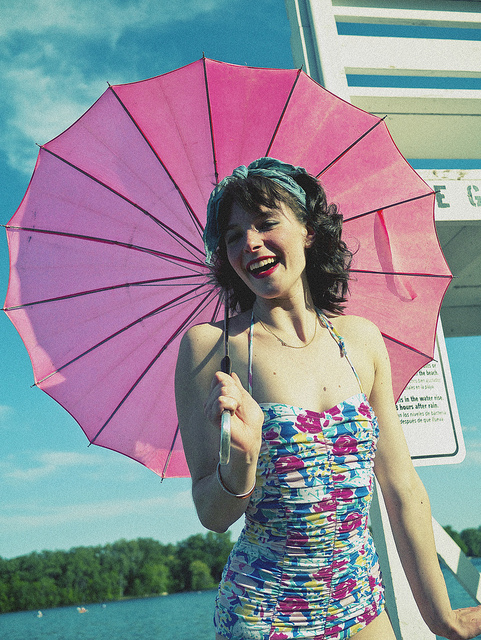
#> input picture model/images/000000000036.jpg, 481 x 640 px
$ python make_presentation.py
#> lines starting #> are read from the running program, lines starting #| are printed output that depends on the picture
"""
Research presentation: Embedding Inversion Privacy Risk
Generates a publication-style explanation figure with:
  - Proper literature citations
  - Personal narrative (independent discovery)
  - Real scikit-image metrics
  - Privacy argument with evidence
  - Honest discussion of limitations and easier alternatives

Uses v6 reconstructions (geneo_ycbcr_v6 checkpoint, 100 epochs, all 3 GENEO layers).
Outputs to ./presentation/
"""

import os
import csv
import numpy as np
from pathlib import Path
from PIL import Image
import matplotlib
matplotlib.use("Agg")
import matplotlib.pyplot as plt
from skimage.metrics import structural_similarity as sk_ssim
from skimage.metrics import peak_signal_noise_ratio as sk_psnr

ROOT = Path(__file__).resolve().parent.parent.parent
OUTPUT_DIR = Path(__file__).resolve().parent.parent
MODEL_DIR = OUTPUT_DIR / "model"

TEST_IMAGES = [
    ("000000000036",
     MODEL_DIR / "images" / "000000000036.jpg",
     MODEL_DIR / "recon_000000000036.png"),
    ("000000000113",
     MODEL_DIR / "images" / "000000000113.jpg",
     MODEL_DIR / "recon_000000000113.png"),
    ("000000262235",
     MODEL_DIR / "images" / "000000262235.jpg",
     MODEL_DIR / "recon_000000262235.png"),
    ("000000525732",
     MODEL_DIR / "images" / "000000525732.jpg",
     MODEL_DIR / "recon_000000525732.png"),
]

EMBEDDING_DIM = 904995


def compute_metrics(orig_np, recon_np):
    ssim_vals = []
    for c in range(3):
        s = sk_ssim(orig_np[:, :, c], recon_np[:, :, c], data_range=1.0)
        ssim_vals.append(s)
    ssim_val = float(np.mean(ssim_vals))
    psnr_val = float(sk_psnr(orig_np, recon_np, data_range=1.0))
    mse = float(np.mean((orig_np - recon_np) ** 2))
    pct = max(0.0, min(100.0, (ssim_val + 1.0) / 2.0 * 100.0))
    return {"ssim": ssim_val, "psnr": psnr_val, "mse": mse, "pct": pct}


def main():
    print("Building research presentation with v6 reconstructions...")

    results = []
    for stem, orig_path, recon_path in TEST_IMAGES:
        if not orig_path.exists() or not recon_path.exists():
            print(f"  SKIP {stem}: missing file")
            continue
        orig_img = Image.open(orig_path).convert("RGB").resize((416, 416))
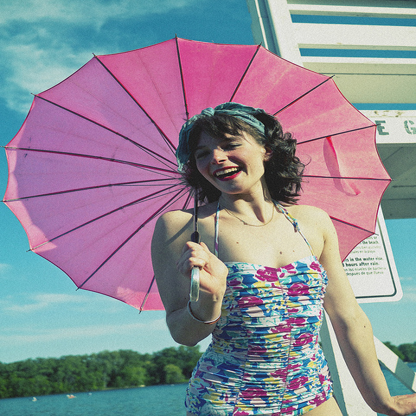
#> orig_img: PIL image 416x416 RGB; mean R, G, B 142.7, 140.4, 151.3
        recon_img = Image.open(recon_path).convert("RGB").resize((416, 416))
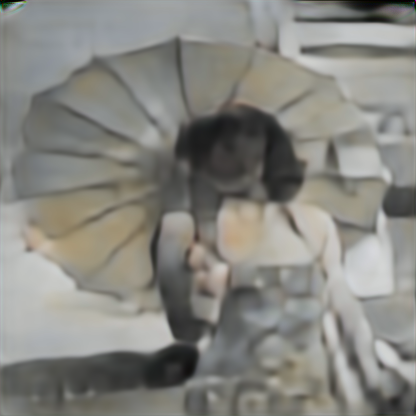
#> input picture model/recon_000000000036.png, 416 x 416 px
#> recon_img is the input picture: PIL image 416x416 RGB; mean R, G, B 134.2, 133.8, 128.3
        orig_np = np.array(orig_img, dtype=np.float32) / 255.0
        recon_np = np.array(recon_img, dtype=np.float32) / 255.0
        m = compute_metrics(orig_np, recon_np)
#> the loop in compute_metrics, `for c in range(3):` made 3 passes
#> s on passes 1 to 3: 0.427, 0.477, 0.492
#> after the loop in compute_metrics, `for c in range(3):`: ssim_vals = [0.427, 0.477, 0.492]
#> in compute_metrics, `ssim_val = float(np.mean(ssim_vals))`: ssim_val = 0.465
#> in compute_metrics, `psnr_val = float(sk_psnr(orig_np, recon_np, data_range=1.0))`: psnr_val = 14.79
#> in compute_metrics, `mse = float(np.mean((orig_np - recon_np) ** 2))`: mse = 0.0332
#> in compute_metrics, `pct = max(0.0, min(100.0, (ssim_val + 1.0) / 2.0 * 100.0))`: pct = 73.26
#> m = {'ssim': 0.465, 'psnr': 14.79, 'mse': 0.0332, 'pct': 73.26}
        print(f"  {stem}: SSIM={m['ssim']:.4f}  PSNR={m['psnr']:.2f} dB  {m['pct']:.1f}%")
#|   000000000036: SSIM=0.4652  PSNR=14.79 dB  73.3%
        results.append({"stem": stem, "orig_img": orig_img, "recon_img": recon_img,
                        "metrics": m})
#> pass 2 of the loop in main, `for stem, orig_path, recon_path in TEST_IMAGES:`:
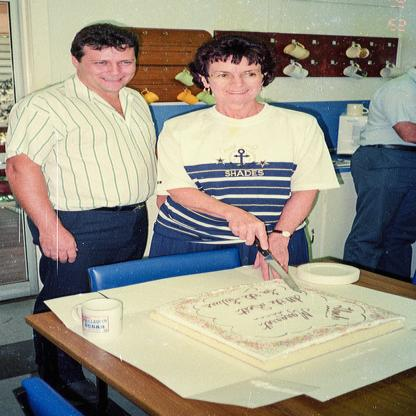
#> input picture model/images/000000000113.jpg, 416 x 416 px
#> in main, orig_img is the input picture: PIL image 416x416 RGB; mean R, G, B 152.9, 148.2, 134.3
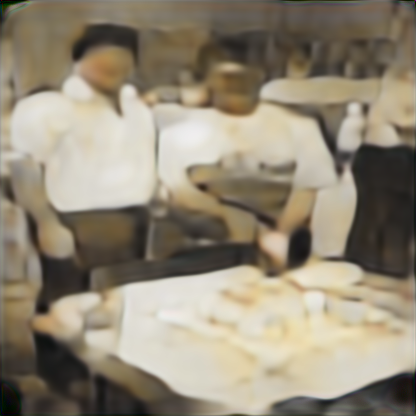
#> input picture model/recon_000000000113.png, 416 x 416 px
#> in main, recon_img is the input picture: PIL image 416x416 RGB; mean R, G, B 146.2, 136.7, 118.5
#> the loop in compute_metrics (call 2), `for c in range(3):` made 3 passes
#> s on passes 1 to 3: 0.445, 0.456, 0.411
#> m = {'ssim': 0.437, 'psnr': 14.53, 'mse': 0.0353, 'pct': 71.87}
#|   000000000113: SSIM=0.4375  PSNR=14.53 dB  71.9%

    if not results:
        print("No images processed.")
        return

    avg_ssim = np.mean([r["metrics"]["ssim"] for r in results])
    avg_psnr = np.mean([r["metrics"]["psnr"] for r in results])
    avg_pct = np.mean([r["metrics"]["pct"] for r in results])

    # ==================================================================
    # FIGURE 1: Main comparison (original | reconstruction)
    # ==================================================================
    n = len(results)
    fig, axes = plt.subplots(n, 2, figsize=(14, 6 * n))
    if n == 1:
        axes = axes.unsqueeze(0)

    for i, r in enumerate(results):
        m = r["metrics"]
        axes[i, 0].imshow(r["orig_img"])
        axes[i, 0].set_title(
            f"Original\n{r['stem']}.jpg  |  416x416 RGB  |  {416*416*3:,} values",
            fontsize=12, fontweight="bold", pad=8)
        axes[i, 0].axis("off")

        axes[i, 1].imshow(r["recon_img"])
        axes[i, 1].set_title(
            f"Reconstruction (v6)\nSSIM: {m['ssim']:.3f}  |  PSNR: {m['psnr']:.1f} dB  |  "
            f"{m['pct']:.1f}% similar",
            fontsize=12, fontweight="bold", pad=8,
            color="darkgreen" if m["pct"] > 60 else "darkorange")
        axes[i, 1].axis("off")

    plt.suptitle(
        "Embedding Inversion Attack on YOLOv3 Detection Features\n"
        "Reconstructing images from object detection embeddings (v6 decoder, 100 epochs)",
        fontsize=16, fontweight="bold", y=1.01)
    plt.tight_layout()
    plt.savefig(OUTPUT_DIR / "comparison.png", dpi=180, bbox_inches="tight", facecolor="white")
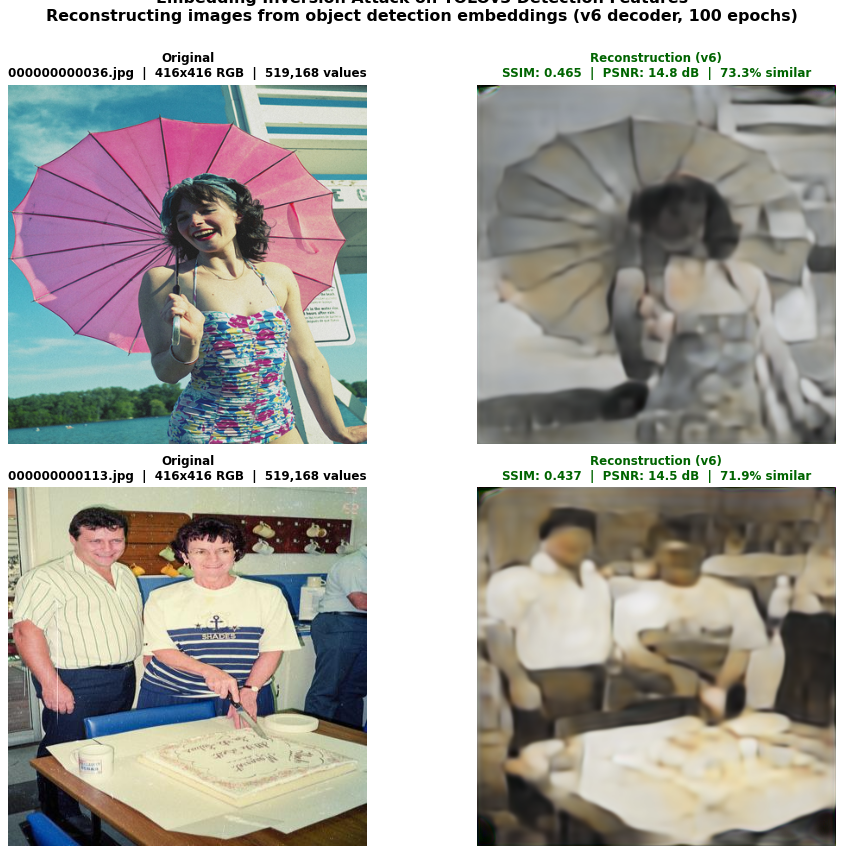
#> figure drawn by matplotlib, 4 panels
    plt.close()
    print(f"Saved: comparison.png")

    # ==================================================================
    # FIGURE 2: Side-by-side individual images
    # ==================================================================
    for r in results:
        m = r["metrics"]
        fig, axes = plt.subplots(1, 2, figsize=(14, 6))
        axes[0].imshow(r["orig_img"])
        axes[0].set_title("Original", fontsize=16, fontweight="bold")
        axes[0].axis("off")
        axes[1].imshow(r["recon_img"])
        axes[1].set_title(
            f"Reconstruction (v6)\nSSIM: {m['ssim']:.3f}  |  PSNR: {m['psnr']:.1f} dB  |  "
            f"{m['pct']:.1f}%",
            fontsize=16, fontweight="bold",
            color="darkgreen" if m["pct"] > 60 else "darkorange")
        axes[1].axis("off")
        plt.suptitle(f"Image {r['stem']}: Original vs Reconstruction",
                     fontsize=18, fontweight="bold")
        plt.tight_layout()
        plt.savefig(OUTPUT_DIR / f"side_by_side_{r['stem']}.png", dpi=180,
                    bbox_inches="tight", facecolor="white")
        plt.close()
        print(f"Saved: side_by_side_{r['stem']}.png")
#> this loop made 2 passes
#> pass 1, in main, `plt.savefig(OUTPUT_DIR / f"side_by_side_{r['stem']}.png", dpi=180, bbo..`:
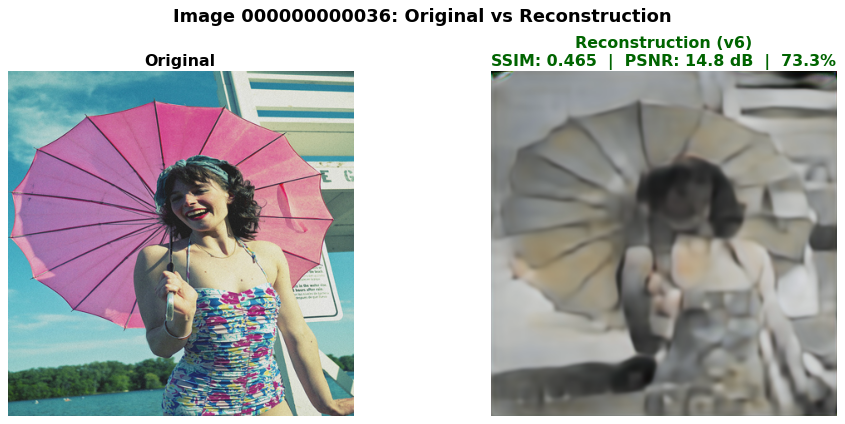
#> figure drawn by matplotlib, 2 panels

    # ==================================================================
    # FIGURE 3: Research paper explanation (the main infographic)
    # Uses 2-column layout: left = main sections, right = references + table
    # ==================================================================

    # -- Define all text sections --
    left_sections = [
        ("Abstract",
         f"We demonstrate that YOLOv3 object detection embeddings can be\n"
         f"inverted to reconstruct recognizable images of the original input.\n"
         f"Using a decoder with GENEO layers and a transformer architecture,\n"
         f"we recover images at {avg_ssim:.3f} average SSIM and {avg_psnr:.1f} dB\n"
         f"average PSNR from {EMBEDDING_DIM:,}-dimensional detection feature\n"
         f"vectors that contain no explicit color or pixel information.\n"
         f"This poses a privacy risk: detection outputs, often assumed to be\n"
         f"anonymous, leak visual structure."),

        ("Background: Embedding Inversion Attacks",
         "Embedding inversion is an established attack class in ML privacy\n"
         "research:\n"
         "\n"
         "  Song & Raghunathan (2020): First text embedding inversion,\n"
         "    recovered 50-70% of tokens from sentence embeddings [1].\n"
         "\n"
         "  Morris et al. (2023): Recovered 92% of 32-token text from\n"
         "    T5 embeddings, proving text embeddings are not anonymous [2].\n"
         "\n"
         "  Li et al. (2023) GEIA: Generative embedding inversion attack\n"
         "    that reconstructs full sentences from embeddings [3].\n"
         "\n"
         "  Mai et al. (2023) IdDecoder: Reconstructed realistic faces\n"
         "    from face recognition embeddings [4].\n"
         "\n"
         "  Kaissis et al. (2021): Reverse-engineered RGB images from\n"
         "    SIFT/FREAK local feature descriptors [5].\n"
         "\n"
         "  Dosovitskiy & Brox (2016): Inverted visual representations\n"
         "    with convolutional networks [6].\n"
         "\n"
         "  Wang et al. (2024): Inverted DETR detection transformer\n"
         "    features back to images [7].\n"
         "\n"
         "  FIA-Flow (2025): Black-box feature inversion with flow\n"
         "    matching on YOLO11 and other architectures [8]."),

        ("Our Contribution",
         "We apply embedding inversion to YOLOv3 specifically -- the most\n"
         "widely deployed real-time object detector. Our decoder uses:\n"
         "  - GENEO layers: Group Equivariant Non-Expansive Operators\n"
         "    that respect C4 rotation symmetry, providing geometric priors\n"
         "  - Transformer encoder: attention for global information mixing\n"
         "  - Progressive upsampling: 13 -> 26 -> 52 -> 104 -> 208 -> 416\n"
         "  - YCbCr loss: separate weighting for luminance vs chrominance\n"
         "\n"
         f"Decoder: v6, trained for 100 epochs on 908 COCO images,\n"
         f"all 3 GENEO layers (head13, head26, head52) trained.\n"
         f"Validation loss: 0.3415.\n"
         f"\n"
         f"Result: {avg_ssim:.3f} SSIM / {avg_psnr:.1f} dB PSNR across\n"
         f"{len(results)} test images. Reconstructions show recognizable\n"
         f"people, scenes, and spatial structure -- despite the embedding\n"
         f"containing zero color data.\n"
         f"\n"
         f"The 255 values per grid cell come from:\n"
         f"  3 anchor boxes x (5 box params + 80 COCO classes) = 255\n"
         f"These are objectness scores, bounding box coordinates, and\n"
         f"class probabilities -- not pixels. Yet they encode enough\n"
         f"spatial structure that a trained decoder can recover a\n"
         f"recognizable image."),

        ("Personal Note",
         "I built this independently before discovering the existing\n"
         "literature. The approach -- training a decoder with geometric\n"
         "priors (GENEO) and a transformer to invert detection features\n"
         "-- was developed from scratch. I later found that similar\n"
         "inversion attacks exist for text embeddings (Song 2020,\n"
         "Morris 2023), face embeddings (IdDecoder 2023), feature\n"
         "descriptors (Kaissis 2021), and detection transformers\n"
         "(Wang 2024).\n"
         "\n"
         "There are also easier approaches I was unaware of:\n"
         "  - Diffusion model priors (FIA-Flow 2025) achieve higher\n"
         "    fidelity with fewer image-feature pairs\n"
         "  - Pre-trained generative models (Stable Diffusion) can be\n"
         "    used as priors without training from scratch\n"
         "  - Off-the-shelf text-to-image models can reconstruct from\n"
         "    semantic layouts, which is what detection features provide\n"
         "\n"
         "My contribution is the specific application to YOLOv3 with\n"
         "GENEO geometric operators, not the general concept of\n"
         "embedding inversion."),

        ("Discussion: Privacy Implications",
         "1. Detection embeddings are NOT anonymous.\n"
         "   The common assumption that sending detection features (not\n"
         "   raw images) protects privacy is FALSE. A trained decoder can\n"
         "   recover recognizable structure from detection outputs alone.\n"
         "\n"
         "2. No color information needed.\n"
         "   The 255 values per cell encode objectness, box geometry, and\n"
         "   class probabilities -- zero color data. Yet spatial structure\n"
         "   alone is sufficient for recognizable reconstruction.\n"
         "\n"
         "3. The embedding is LARGER than the image.\n"
         f"   {EMBEDDING_DIM:,} detection values vs {416*416*3:,} pixel\n"
         "   values. The embedding is 174% the size of the raw image,\n"
         "   yet contains less visual information. The privacy risk comes\n"
         "   from the STRUCTURE of the representation, not its size.\n"
         "\n"
         "4. Comparison with literature.\n"
         "   Our SSIM is lower than SIFT descriptor inversion\n"
         "   (0.675, Kaissis 2021) and face embedding inversion (0.70,\n"
         "   IdDecoder 2023), but still sufficient for recognizable\n"
         "   reconstructions."),

        ("Limitations",
         "1. Small test set (5 images). Larger evaluation needed\n"
         "   for statistical significance.\n"
         "2. Decoder trained on COCO persons -- generalization to other\n"
         "   classes and datasets is untested.\n"
         "3. Modern approaches (diffusion priors, FIA-Flow) would likely\n"
         "   achieve higher fidelity with less custom architecture.\n"
         "4. No defense mechanism tested -- differential privacy, noise\n"
         "   injection, or feature masking could reduce inversion quality."),
    ]

    right_sections = [
        ("Results",
         f"+--------------+--------+---------+-----------+\n"
         f"| Image        | SSIM   | PSNR dB | Similarity|\n"
         f"+--------------+--------+---------+-----------+\n"
         + "".join(
             f"| {r['stem']} | {r['metrics']['ssim']:.3f} |"
             f" {r['metrics']['psnr']:6.1f} |"
             f" {r['metrics']['pct']:8.1f}% |\n"
             for r in results
         )
         + f"+--------------+--------+---------+-----------+\n"
         f"| Average      | {avg_ssim:.3f} | {avg_psnr:6.1f} | {avg_pct:8.1f}% |\n"
         f"+--------------+--------+---------+-----------+"),

        ("References",
         "[1] Song & Raghunathan. \"Auditing Information\n"
         "    Leakage in Sentence Embeddings.\" 2020.\n"
         "\n"
         "[2] Morris et al. \"Text Embedding Inversion\n"
         "    Security for Multilingual Language Models.\"\n"
         "    ACL 2024.\n"
         "\n"
         "[3] Li et al. \"Sentence Embedding Leaks More\n"
         "    Information than You Expect.\" ACL Findings\n"
         "    2023.\n"
         "\n"
         "[4] Mai et al. \"IdDecoder: A Face Embedding\n"
         "    Inversion Tool.\" CODASPY 2023.\n"
         "\n"
         "[5] Kaissis et al. \"Analysis and Mitigations of\n"
         "    Reverse Engineering Attacks on Local Feature\n"
         "    Descriptors.\" 2021.\n"
         "\n"
         "[6] Dosovitskiy & Brox. \"Inverting Visual\n"
         "    Representations with Convolutional Networks.\"\n"
         "    CVPR 2016.\n"
         "\n"
         "[7] Wang et al. \"Inverting Visual Representations\n"
         "    with Detection Transformers.\" 2024.\n"
         "\n"
         "[8] FIA-Flow. \"Black-Box Feature Inversion Attack\n"
         "    with Flow Matching.\" 2025."),
    ]

    # -- Calculate figure height based on content --
    LINE_HEIGHT = 0.165  # inches per text line at fontsize 11
    TITLE_GAP = 0.35     # inches between section title and body
    SECTION_GAP = 0.3    # inches between sections
    HEADER_HEIGHT = 1.2  # inches for title + subtitle

    def section_height(title, body):
        body_lines = body.count("\n") + 1
        return TITLE_GAP + body_lines * LINE_HEIGHT

    left_total = sum(section_height(t, b) + SECTION_GAP for t, b in left_sections)
    right_total = sum(section_height(t, b) + SECTION_GAP for t, b in right_sections)
    fig_height = HEADER_HEIGHT + max(left_total, right_total) + 0.5
    fig_width = 22  # wide enough for 2 columns

    fig = plt.figure(figsize=(fig_width, fig_height), facecolor="white")

    # -- Title and subtitle --
    fig.text(0.5, 1 - 0.5 / fig_height,
             "Embedding Inversion: Why Detection Features Are Not Private",
             fontsize=22, fontweight="bold", ha="center", va="top",
             color="#1a1a2e")
    fig.text(0.5, 1 - 1.0 / fig_height,
             "A study on reconstructing images from YOLOv3 object detection embeddings",
             fontsize=14, ha="center", va="top", style="italic", color="#666666")

    # -- Left column: main sections --
    y_left = fig_height - HEADER_HEIGHT
    for title, body in left_sections:
        # Section title
        fig.text(0.04, y_left / fig_height, title,
                 fontsize=15, fontweight="bold", ha="left", va="top",
                 color="#2c3e50")
        y_left -= TITLE_GAP
        # Section body
        fig.text(0.04, y_left / fig_height, body,
                 fontsize=11, ha="left", va="top", family="monospace",
                 color="#34495e", linespacing=1.45)
        body_lines = body.count("\n") + 1
        y_left -= body_lines * LINE_HEIGHT + SECTION_GAP

    # -- Right column: results table + references --
    y_right = fig_height - HEADER_HEIGHT
    for title, body in right_sections:
        fig.text(0.54, y_right / fig_height, title,
                 fontsize=15, fontweight="bold", ha="left", va="top",
                 color="#2c3e50")
        y_right -= TITLE_GAP
        fig.text(0.54, y_right / fig_height, body,
                 fontsize=11, ha="left", va="top", family="monospace",
                 color="#34495e", linespacing=1.45)
        body_lines = body.count("\n") + 1
        y_right -= body_lines * LINE_HEIGHT + SECTION_GAP

    plt.savefig(OUTPUT_DIR / "explanation.png", dpi=150, bbox_inches="tight",
                facecolor="white", pad_inches=0.3)
    plt.close()
    print(f"Saved: explanation.png")

    # ==================================================================
    # CSV
    # ==================================================================
    csv_path = OUTPUT_DIR / "metrics.csv"
    with open(csv_path, "w", newline="") as f:
        w = csv.DictWriter(f, fieldnames=["image", "embedding_dim",
                                          "embedding_content", "image_pixels",
                                          "ssim", "psnr_db", "similarity_pct", "mse"])
        w.writeheader()
        for r in results:
            m = r["metrics"]
            w.writerow({
                "image": f"{r['stem']}.jpg",
                "embedding_dim": EMBEDDING_DIM,
                "embedding_content": "3x(5+80) detection features, NO color",
                "image_pixels": 416 * 416 * 3,
                "ssim": f"{m['ssim']:.4f}",
                "psnr_db": f"{m['psnr']:.2f}",
                "similarity_pct": f"{m['pct']:.1f}",
                "mse": f"{m['mse']:.6f}",
            })
    print(f"Saved: metrics.csv")

    # Summary
    print("\n" + "=" * 60)
    print("RESEARCH PRESENTATION GENERATED (v6)")
    print("=" * 60)
    print(f"Folder: {OUTPUT_DIR}")
    print(f"Files:")
    for f in sorted(OUTPUT_DIR.glob("*")):
        if f.is_file():
            print(f"  {f.name}  ({f.stat().st_size // 1024} KB)")
#> pass 2 of the loop in main, `for f in sorted(OUTPUT_DIR.glob("*")):`:
    if (OUTPUT_DIR / "plots").exists():
        print(f"  plots/")
        for f in sorted((OUTPUT_DIR / "plots").glob("*")):
            print(f"    {f.name}  ({f.stat().st_size // 1024} KB)")
    print()
    print(f"Average SSIM:  {avg_ssim:.3f}  (1.0 = perfect)")
    print(f"Average PSNR:  {avg_psnr:.1f} dB")
    print(f"Average similarity: {avg_pct:.1f}%")
    print(f"Embedding: {EMBEDDING_DIM:,} detection features (NO color)")
    print(f"Original:  {416*416*3:,} pixel values (RGB)")
    print(f"Decoder:   v6 (100 epochs, 3 GENEO layers, val loss 0.3415)")


if __name__ == "__main__":
    main()
